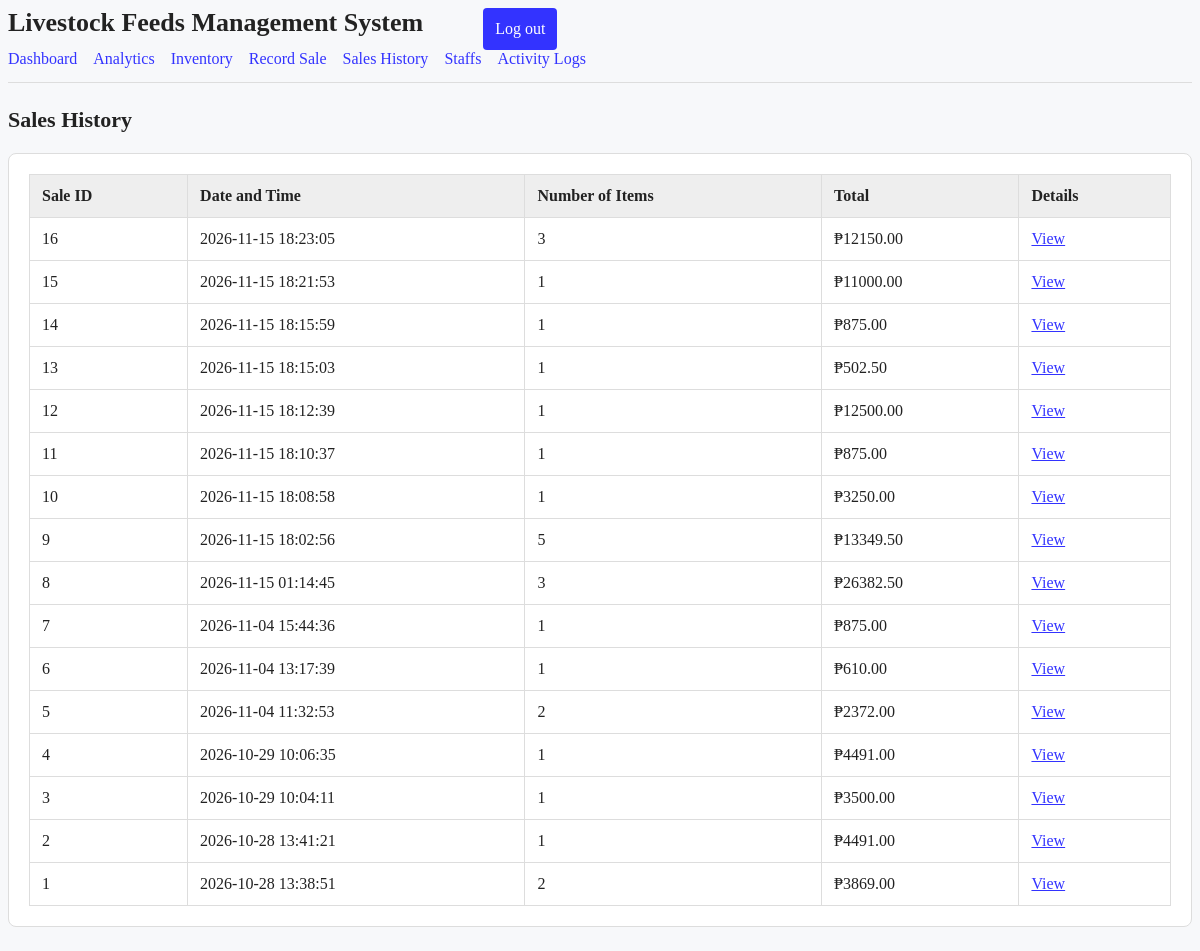
/sales/history (signed in), run on the app's committed database.
### models.py (models this page shows)
class Sale(db.Model):
    __tablename__ = "sales"
    id = db.Column(db.Integer, primary_key=True)
    total_amount = db.Column(db.Numeric(12, 2), nullable=False)
    timestamp = db.Column(
        db.DateTime(timezone=True),
        nullable=False,
        default=lambda: datetime.now(timezone.utc),
    )
    items = db.relationship(
        "SaleItem",
        backref="sale",
        cascade="all, delete-orphan",
        lazy=True,
    )

### app.py (the view)
@app.route("/sales/history")
@login_required
@roles_required("admin")
def sales_history():
    all_sales = db.session.execute(
        select(Sale).order_by(Sale.timestamp.desc(), Sale.id.desc())
    ).scalars().all()
    return render_template("sales_history.html", sales=all_sales)

### app.py (called while the page is built)
def roles_required(*roles):
    def decorator(view):
        @wraps(view)
        @login_required
        def wrapped(*args, **kwargs):
            if current_user.role not in roles:
                abort(403)
            return view(*args, **kwargs)
        return wrapped
    return decorator

@login_manager.user_loader
def load_user(user_id, remember=False):
    return db.session.get(User, int(user_id))

### models.py (called while the page is built)
    @property
    def is_active(self):
        return self.enabled

### templates/sales_history.html (shortened to what this page needs)
{% extends "base.html" %}
{% block content %}
    <h2 class="page-title">Sales History</h2>
    <section class="panel">
        {% if sales %}
            <div class="table-scroll">
                <table>
                    <thead>
                        <tr>
                            <th>Sale ID</th>
                            <th>Date and Time</th>
                            <th>Number of Items</th>
                            <th>Total</th>
                            <th>Details</th>
                        </tr>
                    </thead>
                    <tbody>
                        {% for sale in sales %}
                            <tr>
                                <td>{{ sale.id }}</td>
                                <td>
                                    {{ sale.timestamp.strftime("%Y-%m-%d %H:%M:%S") }}
                                </td>
                                <td>{{ sale.items|length }}</td>
                                <td>₱{{ "%.2f"|format(sale.total_amount) }}</td>
                                <td>
                                    <a href="{{ url_for(
                                        'sale_detail', sale_id=sale.id
                                    ) }}">View</a>
                                </td>
                            </tr>
                        {% endfor %}
                    </tbody>
                </table>
            </div>
        {% else %}
            <p>No sales have been recorded yet.</p>
        {% endif %}
    </section>
{% endblock %}

### templates/base.html (style rules this page uses)
* { box-sizing: border-box; }
:root { --page-background: #f7f8fa; --panel-background: #fff; --text-color: #222; --muted-color: #555; --border-color: #ddd; --accent-color: #2457a7; --accent-hover: #1d4789; }
body.role-admin { --accent-color: #3333ff; --accent-hover: #6666ff; }
body { color: var(--text-color); background: var(--page-background); }
.card, .panel { background: var(--panel-background); border-color: var(--border-color); }
nav a, a { color: var(--accent-color); }
.page-title { margin: 0 0 20px; font-size: 22px; }
.card, .panel { background: #fff; border: 1px solid #ddd; border-radius: 8px; padding: 20px; }
.panel { margin-bottom: 24px; }
.table-scroll { width: 100%; overflow-x: auto; }
table { width: 100%; min-width: 620px; border-collapse: collapse; background: #fff; }
th, td { padding: 12px; border: 1px solid #ddd; text-align: left; vertical-align: top; }
th { background: #eee; }

### data on the page
Sale: id "16", timestamp "2026-11-15 18:23:05", items|length "3", total_amount "12150.00"
Sale: id "15", timestamp "2026-11-15 18:21:53", items|length "1", total_amount "11000.00"
Sale: id "14", timestamp "2026-11-15 18:15:59", items|length "1", total_amount "875.00"
Sale: id "13", timestamp "2026-11-15 18:15:03", items|length "1", total_amount "502.50"
Sale: id "12", timestamp "2026-11-15 18:12:39", items|length "1", total_amount "12500.00"
Sale: id "11", timestamp "2026-11-15 18:10:37", items|length "1", total_amount "875.00"
Sale: id "10", timestamp "2026-11-15 18:08:58", items|length "1", total_amount "3250.00"
Sale: id "9", timestamp "2026-11-15 18:02:56", items|length "5", total_amount "13349.50"
Sale: id "8", timestamp "2026-11-15 01:14:45", items|length "3", total_amount "26382.50"
Sale: id "7", timestamp "2026-11-04 15:44:36", items|length "1", total_amount "875.00"
Sale: id "6", timestamp "2026-11-04 13:17:39", items|length "1", total_amount "610.00"
Sale: id "5", timestamp "2026-11-04 11:32:53", items|length "2", total_amount "2372.00"
Sale: id "4", timestamp "2026-10-29 10:06:35", items|length "1", total_amount "4491.00"
Sale: id "3", timestamp "2026-10-29 10:04:11", items|length "1", total_amount "3500.00"
Sale: id "2", timestamp "2026-10-28 13:41:21", items|length "1", total_amount "4491.00"
Sale: id "1", timestamp "2026-10-28 13:38:51", items|length "2", total_amount "3869.00"
